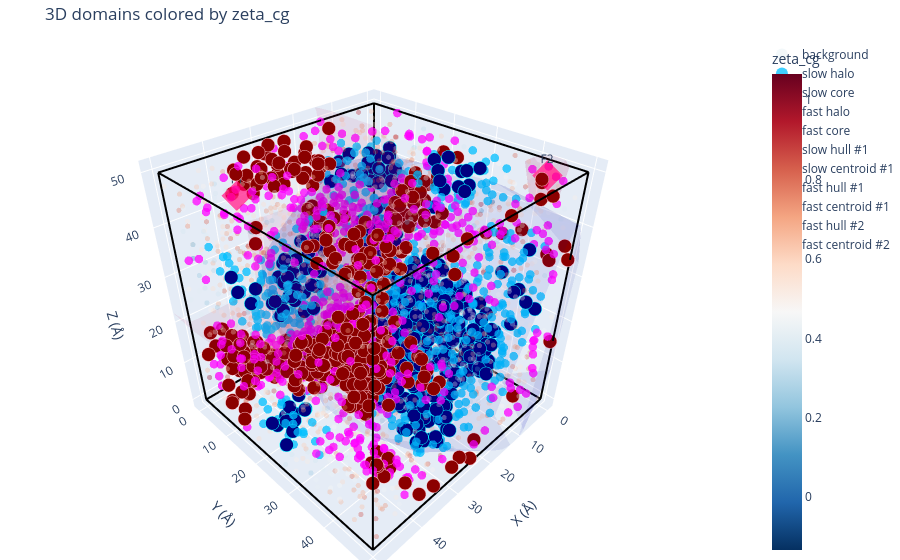

The notebook cell saved with this chart:
### Code cell
fig = plot_domains_3d_plotly(
    result,
    color_by="zeta",
    show_hulls=True,
    title="3D domains colored by zeta_cg"
)
fig.show()

### Figure 1 — Plotly figure (JSON) as saved in the notebook; plotly's stock layout.template omitted (floating-point values rounded to 4 significant figures; data arrays with more than 128 entries replaced by an {"elided": "..."} marker saying what was removed)
{"data": [{"marker": {"color": {"elided": "2102 float values"}, "colorbar": {"title": {"text": "zeta_cg"}}, "colorscale": [[0, "rgb(5,48,97)"], [0.1, "rgb(33,102,172)"], [0.2, "rgb(67,147,195)"], [0.3, "rgb(146,197,222)"], [0.4, "rgb(209,229,240)"], [0.5, "rgb(247,247,247)"], [0.6, "rgb(253,219,199)"], [0.7, "rgb(244,165,130)"], [0.8, "rgb(214,96,77)"], [0.9, "rgb(178,24,43)"], [1, "rgb(103,0,31)"]], "opacity": 0.35, "showscale": true, "size": 3}, "mode": "markers", "name": "background", "type": "scatter3d", "x": {"elided": "2102 float values"}, "y": {"elided": "2102 float values"}, "z": {"elided": "2102 float values"}}, {"marker": {"color": "deepskyblue", "opacity": 0.75, "size": 5}, "mode": "markers", "name": "slow halo", "type": "scatter3d", "x": {"elided": "578 float values"}, "y": {"elided": "578 float values"}, "z": {"elided": "578 float values"}}, {"marker": {"color": "navy", "line": {"color": "cyan", "width": 1}, "opacity": 1, "size": 8}, "mode": "markers", "name": "slow core", "type": "scatter3d", "x": {"elided": "410 float values"}, "y": {"elided": "410 float values"}, "z": {"elided": "410 float values"}}, {"marker": {"color": "magenta", "opacity": 0.75, "size": 5}, "mode": "markers", "name": "fast halo", "type": "scatter3d", "x": {"elided": "596 float values"}, "y": {"elided": "596 float values"}, "z": {"elided": "596 float values"}}, {"marker": {"color": "darkred", "line": {"color": "pink", "width": 1}, "opacity": 1, "size": 8}, "mode": "markers", "name": "fast core", "type": "scatter3d", "x": {"elided": "410 float values"}, "y": {"elided": "410 float values"}, "z": {"elided": "410 float values"}}, {"color": "rgba(0,0,180,0.65)", "hoverinfo": "skip", "i": [188, 572, 572, 339, 136, 906, 906, 53, 900, 671, 671, 671, 125, 915, 915, 863, 863, 863, 870, 870, 870, 870, 612, 612, 923, 923, 923, 668, 668, 757, 544, 544, 202, 202, 202, 202, 202, 694, 729, 729, 181, 181, 181, 603, 603, 603, 603, 603, 439, 439, 439, 11, 11, 11, 969, 969, 969, 969, 969, 969, 884, 884, 884, 884, 313, 313, 313, 890, 890, 890, 890, 192, 192, 192, 710, 710, 197, 197, 197, 490, 490, 490, 30, 30, 30, 30, 30, 702, 702, 702, 700, 700, 700, 700, 231, 231, 231, 231, 172, 172, 172, 232, 607, 607, 607, 607, 607, 607], "j": [673, 790, 790, 572, 790, 790, 585, 188, 572, 900, 673, 508, 339, 909, 125, 188, 248, 248, 188, 248, 751, 248, 751, 136, 585, 673, 19, 189, 19, 189, 188, 53, 53, 19, 757, 19, 544, 572, 671, 671, 572, 125, 125, 915, 915, 248, 258, 258, 339, 915, 915, 248, 258, 258, 136, 790, 258, 612, 258, 612, 923, 668, 923, 668, 790, 202, 202, 906, 757, 313, 313, 544, 202, 202, 508, 310, 710, 310, 673, 671, 225, 915, 729, 729, 694, 900, 694, 906, 313, 313, 225, 710, 671, 710, 125, 490, 915, 490, 490, 909, 197, 197, 172, 490, 172, 232, 710, 232], "k": [909, 661, 947, 947, 35, 661, 661, 35, 396, 396, 661, 673, 572, 643, 339, 909, 909, 188, 35, 188, 35, 751, 35, 35, 661, 661, 673, 585, 189, 585, 673, 188, 35, 189, 189, 673, 673, 661, 661, 900, 396, 396, 572, 947, 909, 909, 947, 248, 947, 947, 339, 751, 751, 248, 790, 947, 947, 136, 751, 751, 19, 19, 585, 585, 35, 35, 757, 585, 585, 906, 757, 53, 53, 544, 673, 673, 310, 673, 909, 396, 671, 643, 661, 900, 661, 572, 572, 790, 790, 906, 671, 225, 508, 508, 396, 396, 125, 915, 643, 643, 909, 710, 490, 225, 197, 197, 225, 710], "name": "slow hull #1", "opacity": 0.12, "showlegend": true, "type": "mesh3d", "x": {"elided": "988 float values"}, "y": {"elided": "988 float values"}, "z": {"elided": "988 float values"}}, {"marker": {"color": "rgba(0,0,180,0.65)", "size": 10, "symbol": "diamond"}, "mode": "markers+text", "name": "slow centroid #1", "text": ["S1"], "textposition": "top center", "type": "scatter3d", "x": [13.54], "y": [27.27], "z": [17.23]}, {"color": "rgba(180,0,80,0.65)", "hoverinfo": "skip", "i": [492, 492, 872, 872, 514, 435, 435, 435, 30, 30, 574, 574, 152, 152, 152, 308, 308, 243, 243, 243, 243, 582, 582, 582, 582, 582, 582, 543, 543, 543, 543, 543, 510, 147, 147, 147, 197, 197, 197, 368, 368, 368, 368, 772, 772, 772, 772, 45, 45, 45, 45, 95, 95, 80, 566, 566, 566, 988, 988, 721, 721, 970, 970, 970, 970, 970, 3, 3, 3, 3, 3, 3, 487, 487, 487, 487, 487, 487, 460, 460, 460, 460, 460, 173, 173, 173, 173, 193, 193, 193, 44, 44, 774, 774, 774, 928, 928, 564, 564, 564, 102, 102, 815, 815, 815, 33, 262, 262, 262, 107, 107, 107, 107, 682, 682, 682, 682, 27, 27, 27, 27, 187, 187, 187, 187, 187], "j": [693, 693, 59, 59, 481, 798, 693, 693, 893, 59, 492, 492, 602, 59, 59, 59, 514, 219, 748, 910, 748, 219, 720, 872, 219, 693, 693, 602, 373, 373, 602, 872, 603, 883, 435, 435, 435, 435, 510, 893, 490, 893, 603, 748, 373, 798, 748, 30, 30, 602, 893, 30, 30, 574, 720, 308, 308, 308, 308, 435, 243, 582, 582, 373, 910, 373, 574, 80, 514, 510, 481, 80, 510, 95, 510, 988, 95, 988, 435, 721, 721, 219, 243, 197, 3, 197, 3, 197, 506, 883, 368, 368, 506, 193, 193, 506, 2, 44, 928, 928, 772, 2, 44, 368, 368, 197, 102, 564, 564, 102, 373, 102, 772, 815, 33, 33, 815, 262, 262, 490, 102, 564, 682, 564, 506, 682], "k": [757, 174, 620, 720, 174, 601, 976, 757, 557, 602, 174, 757, 620, 620, 602, 720, 174, 910, 798, 473, 473, 910, 174, 720, 976, 976, 174, 139, 139, 872, 620, 620, 557, 601, 601, 883, 757, 883, 603, 139, 139, 557, 557, 473, 473, 601, 798, 602, 893, 139, 139, 557, 59, 174, 174, 174, 720, 59, 514, 798, 798, 910, 872, 872, 473, 473, 757, 574, 481, 514, 174, 174, 557, 557, 514, 514, 59, 59, 976, 435, 243, 976, 219, 757, 757, 510, 510, 883, 197, 601, 416, 490, 601, 601, 506, 601, 601, 490, 506, 2, 601, 601, 416, 416, 603, 603, 2, 490, 2, 139, 139, 772, 373, 44, 603, 197, 603, 490, 102, 139, 139, 44, 44, 506, 197, 197], "name": "fast hull #1", "opacity": 0.12, "showlegend": true, "type": "mesh3d", "x": {"elided": "989 float values"}, "y": {"elided": "989 float values"}, "z": {"elided": "989 float values"}}, {"marker": {"color": "rgba(180,0,80,0.65)", "size": 10, "symbol": "diamond"}, "mode": "markers+text", "name": "fast centroid #1", "text": ["F1"], "textposition": "top center", "type": "scatter3d", "x": [38.11], "y": [3.493], "z": [43.2]}, {"color": "rgba(180,0,80,0.65)", "hoverinfo": "skip", "i": [1, 1, 3, 9, 9, 9, 9, 12, 12, 12, 7, 7, 7, 5, 5, 5, 5, 14, 14, 14, 14, 14], "j": [16, 16, 16, 16, 16, 13, 13, 8, 8, 1, 13, 8, 8, 13, 1, 12, 12, 8, 3, 8, 16, 3], "k": [4, 11, 10, 10, 11, 10, 11, 4, 13, 4, 10, 10, 13, 11, 11, 13, 1, 10, 10, 4, 4, 16], "name": "fast hull #2", "opacity": 0.12, "showlegend": true, "type": "mesh3d", "x": [6.595, 1.033, 4.27, 5.295, 0.5041, 3.96, 4.017, 6.934, 4.861, 5.727, 7.847, 4.017, 2.982, 6.268, 2.878, 1.688, 3.072], "y": [45.43, 47.01, 44.24, 45.13, 42.92, 47.0, 45.61, 42.74, 40.78, 47.46, 44.43, 47.9, 43.86, 46.08, 41.26, 45.25, 47.02], "z": [49.45, 50.24, 47.77, 45.38, 49.05, 53.16, 50.63, 50.14, 50.61, 46.9, 46.27, 49.09, 52.52, 54.55, 48.79, 48.28, 44.45]}, {"marker": {"color": "rgba(180,0,80,0.65)", "size": 10, "symbol": "diamond"}, "mode": "markers+text", "name": "fast centroid #2", "text": ["F2"], "textposition": "top center", "type": "scatter3d", "x": [4.234], "y": [44.96], "z": [49.25]}, {"hoverinfo": "skip", "line": {"color": "black", "width": 4}, "mode": "lines", "showlegend": false, "type": "scatter3d", "x": [0, 50], "y": [0, 0], "z": [0, 0]}, {"hoverinfo": "skip", "line": {"color": "black", "width": 4}, "mode": "lines", "showlegend": false, "type": "scatter3d", "x": [50, 50], "y": [0, 50], "z": [0, 0]}, {"hoverinfo": "skip", "line": {"color": "black", "width": 4}, "mode": "lines", "showlegend": false, "type": "scatter3d", "x": [50, 0], "y": [50, 50], "z": [0, 0]}, {"hoverinfo": "skip", "line": {"color": "black", "width": 4}, "mode": "lines", "showlegend": false, "type": "scatter3d", "x": [0, 0], "y": [50, 0], "z": [0, 0]}, {"hoverinfo": "skip", "line": {"color": "black", "width": 4}, "mode": "lines", "showlegend": false, "type": "scatter3d", "x": [0, 50], "y": [0, 0], "z": [50, 50]}, {"hoverinfo": "skip", "line": {"color": "black", "width": 4}, "mode": "lines", "showlegend": false, "type": "scatter3d", "x": [50, 50], "y": [0, 50], "z": [50, 50]}, {"hoverinfo": "skip", "line": {"color": "black", "width": 4}, "mode": "lines", "showlegend": false, "type": "scatter3d", "x": [50, 0], "y": [50, 50], "z": [50, 50]}, {"hoverinfo": "skip", "line": {"color": "black", "width": 4}, "mode": "lines", "showlegend": false, "type": "scatter3d", "x": [0, 0], "y": [50, 0], "z": [50, 50]}, {"hoverinfo": "skip", "line": {"color": "black", "width": 4}, "mode": "lines", "showlegend": false, "type": "scatter3d", "x": [0, 0], "y": [0, 0], "z": [0, 50]}, {"hoverinfo": "skip", "line": {"color": "black", "width": 4}, "mode": "lines", "showlegend": false, "type": "scatter3d", "x": [50, 50], "y": [0, 0], "z": [0, 50]}, {"hoverinfo": "skip", "line": {"color": "black", "width": 4}, "mode": "lines", "showlegend": false, "type": "scatter3d", "x": [50, 50], "y": [50, 50], "z": [0, 50]}, {"hoverinfo": "skip", "line": {"color": "black", "width": 4}, "mode": "lines", "showlegend": false, "type": "scatter3d", "x": [0, 0], "y": [50, 50], "z": [0, 50]}], "layout": {"legend": {"itemsizing": "constant"}, "margin": {"b": 0, "l": 0, "r": 0, "t": 40}, "scene": {"aspectmode": "data", "xaxis": {"range": [-2, 52], "title": {"text": "X (Å)"}}, "yaxis": {"range": [-2, 52], "title": {"text": "Y (Å)"}}, "zaxis": {"range": [-2, 52], "title": {"text": "Z (Å)"}}}, "title": {"text": "3D domains colored by zeta_cg"}}}
